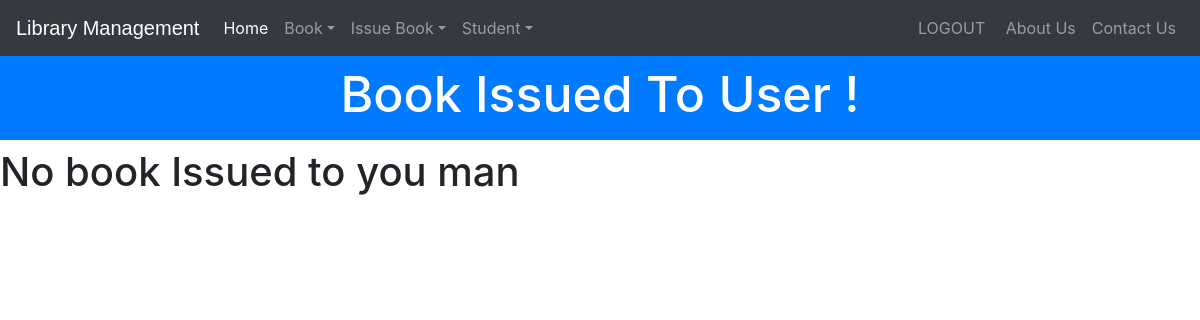
Page /userbooklog/y (signed in) on the earlier database version.
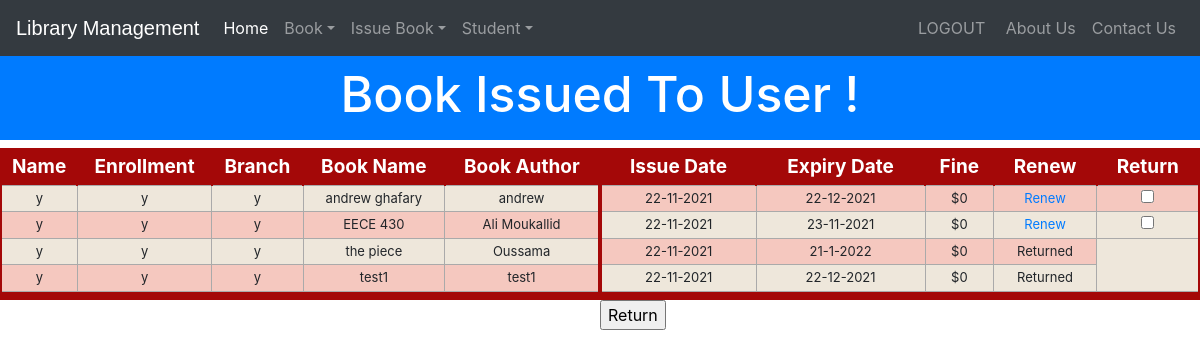
Same page on the later database version.
### library/models.py (models this page shows)
class Book(models.Model):
    catchoice= [
        ('education', 'Education'),
        ('entertainment', 'Entertainment'),
        ('comics', 'Comics'),
        ('biography', 'Biographie'),
        ('history', 'History'),
        ]
    name=models.CharField(max_length=30)
    isbn=models.PositiveIntegerField()
    author=models.CharField(max_length=40)
    category=models.CharField(max_length=30,choices=catchoice,default='education')
    def __str__(self):
        return str(self.name)+"["+str(self.isbn)+']'

### library/views.py (the view, shortened to what this page needs)
# urls.py: path('userbooklog/<str:username>', views.userbooklog, name='userbooklog'),
@login_required(login_url='adminlogin')
@user_passes_test(is_admin)
def userbooklog(request,username):
    student=models.StudentExtra.objects.filter(user__username=username)
    issuedbook=models.Borrower.objects.filter(student=student[0]).exclude(status="Pending").order_by("status")
    li1=[]
    li2=[]
    if not issuedbook.exists():
        return render(request, 'library/userbooklog.html', {'li1':li1,'li2':li2})
    for ib in issuedbook:
        print(ib)
        books=models.Borrower.objects.filter(student=ib.student,book=ib.book)
        print(books)
        if len(books)>0:
            t=(ib.student.user.username,ib.student.enrollment,ib.student.branch,ib.book.name,ib.book.author)
            li1.append(t)
            issdate=str(ib.issue_date.day)+'-'+str(ib.issue_date.month)+'-'+str(ib.issue_date.year)
            expdate=str(ib.return_date.day)+'-'+str(ib.return_date.month)+'-'+str(ib.return_date.year)
            fine = CalculateFine(ib.return_date.date())
            fine = "$" + str(fine)
            BorrowerID = ib.id
            Status = ib.status
            t=(issdate,expdate,fine,BorrowerID,Status)
            li2.append(t)
    return render(request, 'library/userbooklog.html', {'li1':li1,'li2':li2})

### library/models.py (called while the page is built)
    def __str__(self):
        return str(self.student.user)+" borrowed "+str(self.book)

### library/views.py (called while the page is built)
def is_admin(user):
    return user.groups.filter(name='ADMIN').exists()

def CalculateFine(returndate):
    days=date.today() - returndate
    d=days
    fine=0
    d=d.days
    if int(d)>0:
        fine=d*1
    if fine>15:
        return 15
    return fine

### templates/library/userbooklog.html (shortened to what this page needs)
<!DOCTYPE html>
<html lang="en" dir="ltr">
  <head>
  </head>
  <body>
  {% include "library/navbaradmin.html" %}<br><br>
  <h3 class="p-3 mb-2 bg-primary text-white" style = 'font-size: 50px;text-align:center;'>Book Issued To User !</h3>
<div class="row">
  <div class="col-lg-6" style="padding-right:0px;">
    {% if li1%}
    <table class="redTable">
  <thead>
  <tr>
  <th>Name</th>
  <th>Enrollment</th>
  <th>Branch</th>
    <th>Book Name</th>
      <th>Book Author</th>
  </tr>
  </thead>
  <tfoot>
  <tr>
  <td colspan="5">
  </td>
  </tr>
  </tfoot>
  <tbody>
    {% for t in li1 %}
<tr>
  <td>  {{t.0}}</td>
  <td>  {{t.1}}</td>
  <td>  {{t.2}}</td>
  <td>  {{t.3}}</td>
  <td>  {{t.4}}</td>
</tr>
    {% endfor %}
  </tbody>
  </table>
</div>
<div class="col-lg-6" style="padding-left:0px;">
      <table class="redTable">
    <thead>
    <tr>
    <th>Issue Date</th>
    <th>Expiry Date</th>
    <th>Fine</th>
    <th>Renew</th>
    <th>Return</th>
    </tr>
    </thead>
    <tfoot>
    <tr>
    <td colspan="5">
    </td>
    </tr>
    </tfoot>
    <tbody>
      <form method = "POST">
      {% for t in li2 %}
<tr>
  <td>  {{t.0}}</td>
  <td>  {{t.1}}</td>
  {% if t.4 == "Issued"%}
    <td>  {{t.2}}</td>
  <td> <a href="{% url 'RenewBook' t.3 %}">Renew</a></td>
  <td><input type="checkbox" name="choices" value={{t.3}} class=Borrower></td>
{% else%}
<td>  $0</td>
<td>  Returned</td>
    {%endif%}
</tr>
      {% endfor %}
    </tbody>
    </table>
    <input type="submit" value="Return"/>
    {%else%}
    <h1> No book Issued to you man</h1>
    {%endif%}
</div></div>
<br><br><br><br><br><br>
<br><br><br>
  </body>
</html>

Differences in the rows shown:
now on this page (row edited): Book: name "andrew ghafary", author "andrew"
added Book: name "EECE 430", author "Ali Moukallid"
added Book: name "the piece", author "Oussama"
added Book: name "test1", author "test1"
Other differences:
form field value: (not shown) → "Return"
text no longer shown: "No book Issued to you man"
text now shown: "Name Enrollment Branch Book Name Book Author Issue Date Expiry Date Fine Renew Return"
new list line: "y y y"
new list line: "22-11-2021 22-12-2021 $0 Renew ☐"
new list line: "22-11-2021 23-11-2021 $0 Renew ☐"
new list line: "22-11-2021 21-1-2022 $0 Returned"
new list line: "22-11-2021 22-12-2021 $0 Returned"
